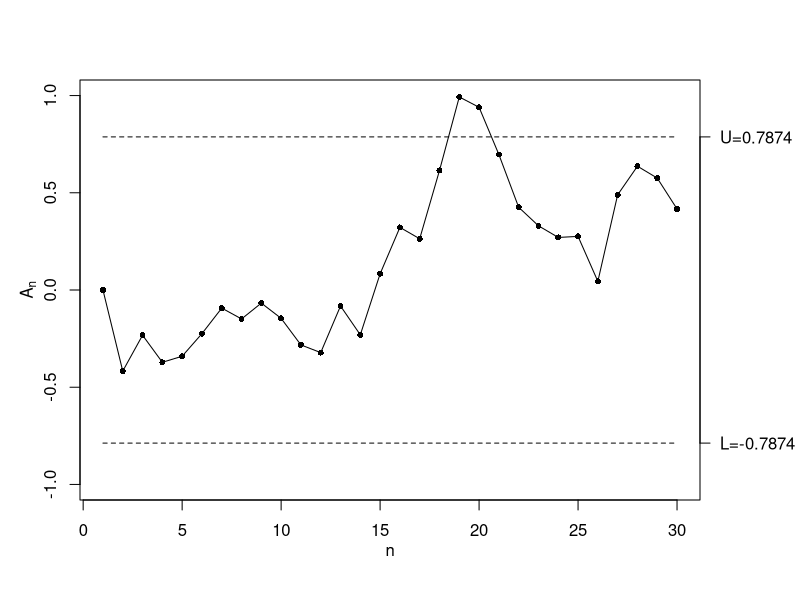
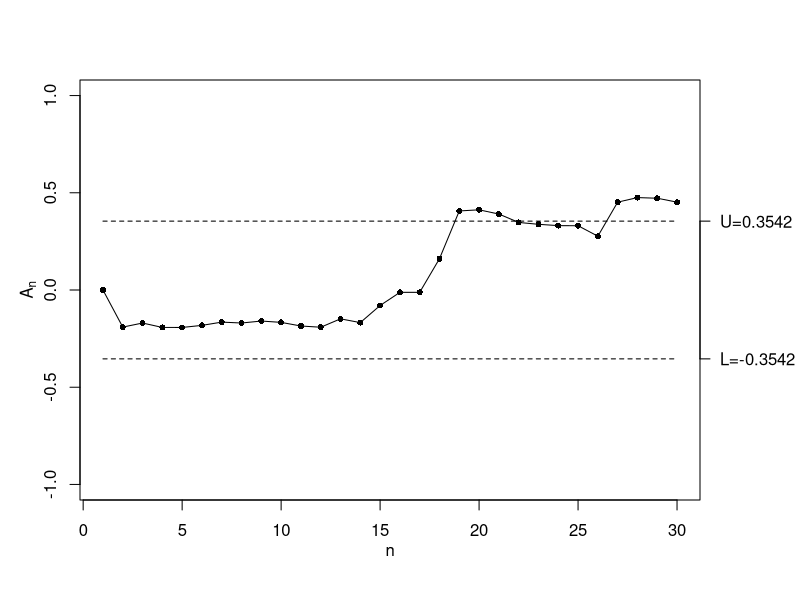

The R source for these figures, in order:
## ---- chunk 1
eta_1 = function(en, lambda, u) {
    if (en < -u) {
        return(en+(1-lambda)*u)
    } else if (en > u) {
        return(en-(1-lambda)*u)
    } else {
        return(lambda*en)
    }
}

eta_2 = function(en, lambda, u) {
    if ((abs(en) < u) | (abs(en) == u)) {
        return(en*(1-(1-lambda)*(1-(en/u)^2)^2))
    } else {
        return(en)
    }
}

Xi = c(0.0, -2.3, 0.6, -1.0, -0.2, 0.3, 0.5, -0.4, 0.3, -0.5,
       -0.9, -0.5, 1.0, -0.9, 1.5, 1.4, 0.0, 2.2, 2.7, 0.7, -0.4, -0.8, -0.1, 0.0, 0.3, -1.0, 2.5, 1.3, 0.3, -0.3)
## ---- chunk 2
library(knitr)
lambda2 = 0.1813
u2 = 2.5752
h2 = 0.7874

An_2 = c()
en_2 = c()
en_2[1] = Xi[1]-0
An_2[1] = 0+eta_1(en_2[1],lambda2,u2)

for (i in 2:30) {
    en_2[i] = Xi[i] - An_2[i-1]
    An_2[i] = An_2[i-1] + eta_1(en_2[i],lambda2,u2)
}

U2 = 0+h2
L2 = 0-h2

charting_stat = data.frame(X = Xi, 
                           en = en_2, 
                           An = An_2)

kable(charting_stat, col.names = c("$X_n$", "$e_n$", "$A_n$"), digits = 4)
## ---- chunk 3
par(mfrow = c(1,1), mar=c(5,4,4,5))
plot(1:30, An_2, type="o",lty=1,pch=16,xlab="n",ylab=expression(A[n]),
     mgp=c(2,1,0),cex = 0.8, ylim = c(-1, 1))
lines(1:30, rep(U2,30), lty = 2, cex = 0.8)
lines(1:30, rep(L2,30), lty = 2, cex = 0.8)
axis(4, at = c(U2,L2), labels = c("U=0.7874","L=-0.7874"), las = 2)
## ---- chunk 4
lambda4 = 0.0188
u4 = 12.6145
h4 = 0.3542

An_4 = c()
en_4 = c()
en_4[1] = Xi[1]-0
An_4[1] = 0+eta_2(en_4[1],lambda4,u4)

for (i in 2:30) {
    en_4[i] = Xi[i] - An_4[i-1]
    An_4[i] = An_4[i-1] + eta_2(en_4[i],lambda4,u4)
}

U4 = 0+h4
L4 = 0-h4

charting_stat4 = data.frame(X = Xi, 
                            en = en_4, 
                            an = An_4)
kable(charting_stat4, col.names = c("$X_n$", "$e_n$", "$A_n$"), digits = 4)

## ---- chunk 5
par(mfrow = c(1,1), mar=c(5,4,4,5))
plot(1:30, An_4, type="o",lty=1,pch=16,xlab="n",ylab=expression(A[n]),
     mgp=c(2,1,0),cex = 0.8, ylim = c(-1, 1))
lines(1:30, rep(U4,30), lty = 2, cex = 0.8)
lines(1:30, rep(L4,30), lty = 2, cex = 0.8)
axis(4, at = c(U4,L4), labels = c("U=0.3542","L=-0.3542"), las = 2)
## ---- chunk 6

## ---- chunk 7

## ---- chunk 8

## ---- chunk 9

## ---- chunk 10

## ---- chunk 11

## ---- chunk 12

## ---- chunk 13

## ---- chunk 14

## ---- chunk 15

## ---- chunk 16

